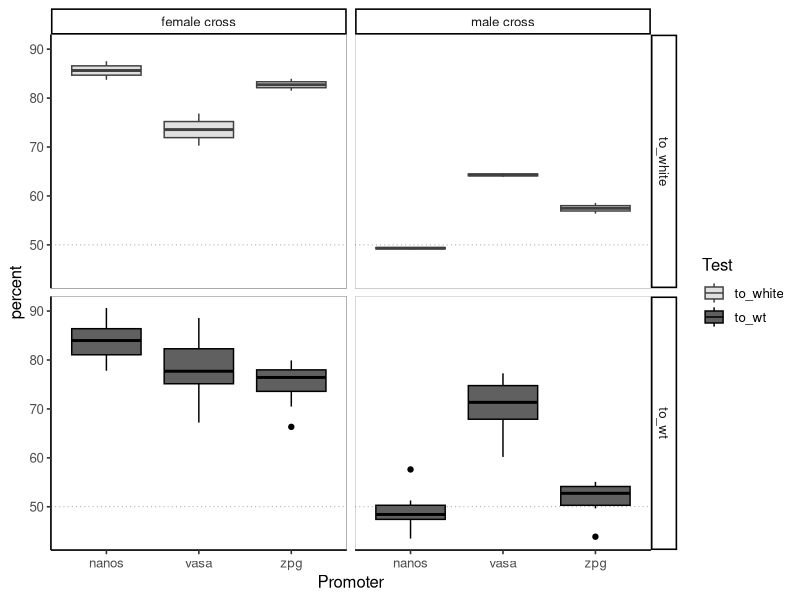
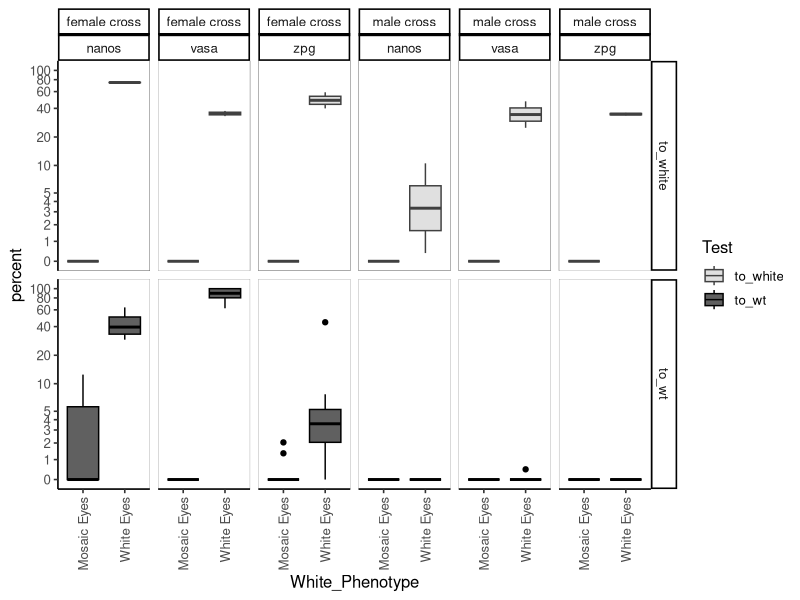
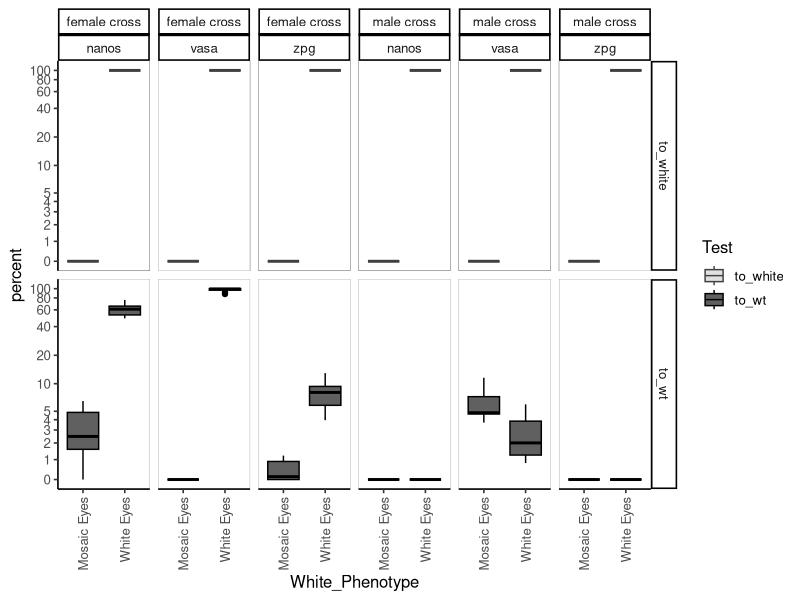

Generate these figures, in order, with R:
library(ggplot2)
library(dplyr)
library(plyr)
library(stringr)
library(ggbeeswarm)

setwd(dirname(rstudioapi::getActiveDocumentContext()$path))
getwd()

# ---------- data input ----------

h<-read.table("white_homing.csv", header=T, sep=",")

h$Cross <- paste(h$Male_parent, " x ", h$Female_parent)
h$Test <- grepl("w-", h$Cross, fixed = TRUE)
h$Test <- ifelse(h$Test, 'to_white','to_wt')
h$T <- grepl("Zpg", h$Cross,fixed = TRUE)
h$Promoter[h$T == "TRUE"] <- "zpg"
h$T <- grepl("Nanos", h$Cross,fixed = TRUE)
h$Promoter[h$T == "TRUE"] <- "nanos"
h$T <- grepl("Vasa", h$Cross,fixed = TRUE)
h$Promoter[h$T == "TRUE"] <- "vasa"
h$T <- NULL
h$Crosstype <- str_length(h$Male_parent) > str_length(h$Female_parent)
h$Crosstype[h$Crosstype == "TRUE"] <- "male cross"
h$Crosstype[h$Crosstype == "FALSE"] <- "female cross"

# ------------- homing stats -----------
totest <- xtabs(Number ~ Fluorescence, subset(h, c(h$Crosstype == "male cross")
                                              & h$Promoter=="zpg" 
                                              & h$Test=="to_wt"))
print(totest)
chisq.test(totest)

# ------------- homing plots -----------

h_homing <- ddply(h, c("Replicate","Fluorescence","Test","Promoter","Crosstype"), summarise, Number = sum(Number))
h_homing$percent <- with(h_homing, ave(Number, Replicate, Crosstype, Promoter, Test ,FUN = prop.table) * 100)
h_homing <- subset(h_homing, h_homing$Fluorescence == "DsRed positive")

h_homing_means <- ddply(h_homing, c("Test","Promoter","Crosstype"), summarise,
              N    = length(percent),
              mean = mean(percent),
              median = median(percent),
              sd   = sd(percent),
              se   = sd / sqrt(N))

sum(h[h$Promoter == 'nanos' & h$Crosstype == 'male cross',]$Number)
sum(h[h$Promoter == 'nanos' & h$Crosstype == 'female cross',]$Number)
sum(h[h$Promoter == 'vasa' & h$Crosstype == 'male cross',]$Number)
sum(h[h$Promoter == 'vasa' & h$Crosstype == 'female cross',]$Number)
sum(h[h$Promoter == 'zpg' & h$Crosstype == 'male cross',]$Number)
sum(h[h$Promoter == 'zpg' & h$Crosstype == 'female cross',]$Number)


boxp_hom <- ggplot(data=h_homing, aes(x=Promoter, y=percent, fill=Test, color=Test)) +
  geom_hline(yintercept = 50, size=0.25, alpha=0.5, linetype="dotted") + geom_boxplot() +
  scale_fill_manual(values=c("#E0E0E0","#606060")) +
  scale_color_manual(values=c("#404040","#000000")) + 
  theme_classic(base_size = 12) +
  facet_grid(Test ~ Crosstype) +
  annotate("segment", x=-Inf, xend=Inf, y=-Inf, yend=-Inf, size=0.1)+
  annotate("segment", x=-Inf, xend=-Inf, y=-Inf, yend=Inf, size=0.1)+
  annotate("segment", x=Inf, xend=Inf, y=-Inf, yend=Inf, size=0.1)+
  annotate("segment", x=-Inf, xend=Inf, y=Inf, yend=Inf, size=0.1)
plot(boxp_hom)


# -------------------------- white-eye phenotype plots ------------------------

h_neg <- subset(h, h$Fluorescence == "DsRed negative")
h_de_neg <- ddply(h_neg, c("Replicate","White_Phenotype","Test","Promoter","Crosstype"), summarise, Number = sum(Number))
h_de_neg$percent <- with(h_de_neg, ave(Number, Replicate, Crosstype, Promoter, Test ,FUN = prop.table) * 100)
h_de_neg <- subset(h_de_neg, h_de_neg$White_Phenotype != "Red Eyes")

h_de_neg[h_de_neg$White_Phenotype == 'Mosaic Eyes' & h_de_neg$Test == 'to_wt' & h_de_neg$Crosstype == 'male cross' & h_de_neg$Promoter == 'vasa' ,]

h_act_neg_means <- ddply(h_de_neg, c("White_Phenotype","Test","Promoter","Crosstype"), summarise,
                        N    = length(percent),
                        mean = mean(percent),
                        median = median(percent),
                        sd   = sd(percent),
                        se   = sd / sqrt(N))

boxp_neg <- ggplot(data=h_de_neg, aes(x=White_Phenotype, y=percent, fill=Test, color=Test)) +
  geom_boxplot() +
  scale_fill_manual(values=c("#E0E0E0","#606060")) +
  scale_color_manual(values=c("#404040","#000000")) + 
  theme_classic(base_size = 12) +
  facet_grid(Test ~ Crosstype + Promoter) + scale_y_continuous(trans=scales::pseudo_log_trans(sigma=1, base=exp(1)), breaks=c(0,1,2,3,4,5,10,20,40,60,80,100)) +
  annotate("segment", x=-Inf, xend=Inf, y=-Inf, yend=-Inf, size=0.1)+
  annotate("segment", x=-Inf, xend=-Inf, y=-Inf, yend=Inf, size=0.1)+
  annotate("segment", x=Inf, xend=Inf, y=-Inf, yend=Inf, size=0.1)+
  annotate("segment", x=-Inf, xend=Inf, y=Inf, yend=Inf, size=0.1) +
  theme(axis.text.x = element_text(angle = 90, vjust = 0.5, hjust=1))
plot(boxp_neg)

h_pos <- subset(h, h$Fluorescence == "DsRed positive")
h_de_pos <- ddply(h_pos, c("Replicate","White_Phenotype","Test","Promoter","Crosstype"), summarise, Number = sum(Number))
h_de_pos$percent <- with(h_de_pos, ave(Number, Replicate, Crosstype, Promoter, Test ,FUN = prop.table) * 100)
h_de_pos <- subset(h_de_pos, h_de_pos$White_Phenotype != "Red Eyes")

boxp_pos <- ggplot(data=h_de_pos, aes(x=White_Phenotype, y=percent, fill=Test, color=Test)) +
  geom_boxplot() +
  scale_fill_manual(values=c("#E0E0E0","#606060")) +
  scale_color_manual(values=c("#404040","#000000")) + 
  theme_classic(base_size = 12) +
  facet_grid(Test ~ Crosstype + Promoter) + scale_y_continuous(trans=scales::pseudo_log_trans(sigma=1, base=exp(1)), breaks=c(0,1,2,3,4,5,10,20,40,60,80,100)) +
  annotate("segment", x=-Inf, xend=Inf, y=-Inf, yend=-Inf, size=0.1)+
  annotate("segment", x=-Inf, xend=-Inf, y=-Inf, yend=Inf, size=0.1)+
  annotate("segment", x=Inf, xend=Inf, y=-Inf, yend=Inf, size=0.1)+
  annotate("segment", x=-Inf, xend=Inf, y=Inf, yend=Inf, size=0.1) +
  theme(axis.text.x = element_text(angle = 90, vjust = 0.5, hjust=1))
plot(boxp_pos)
